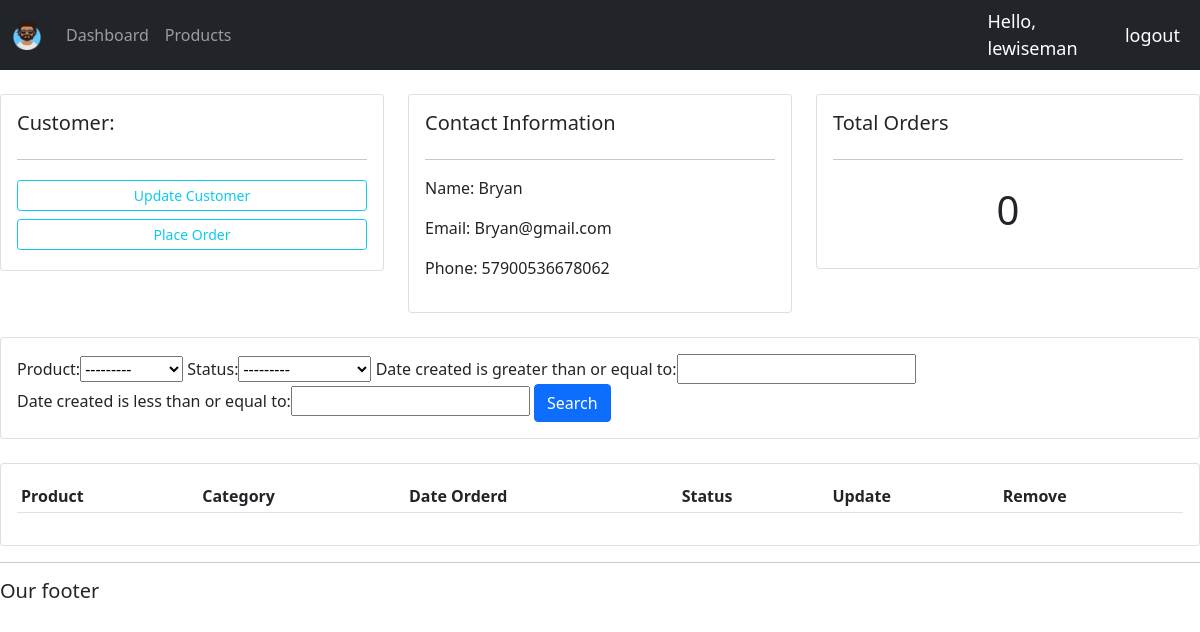
The page /customer/6 (signed in) on the database its author committed.
### accounts/models.py (models this page shows, shortened)
class Customer(models.Model):
    user = models.OneToOneField(User, null=True, blank=True, on_delete=models.CASCADE)
    name = models.CharField(max_length=200, null=True)
    phone = models.IntegerField(null=True)
    email = models.EmailField(null=True)
    profile_pic = models.ImageField(null=True, blank=True, default="defaultmages/profile.jpg", upload_to='profile_pics')
    date_created = models.DateTimeField(auto_now_add=True, null=True)

### accounts/decorators.py (the view)
        def wrapper_func(request, *args, **kwargs):
            group = None
            if request.user.groups.exists():
                group = request.user.groups.all()[0].name
            if group in allowed_roles:
                return view_func(request, *args, **kwargs)
            else:
                return HttpResponse('You are not authorized to view this page')

### accounts/models.py (called while the page is built)
    def __str__(self):
        return self.name

### accounts/views.py (called while the page is built)
@login_required(login_url='login')
@allowed_users(allowed_roles=['admin'])
def customer(request, pk):
    customer = Customer.objects.get(id=pk)
    orders = customer.order_set.all()
    order_count = customer.order_set.all().count()
    myFilter = OrderFilter(request.GET, queryset=orders)
    orders = myFilter.qs
    context = {'customer':customer, 'orders':orders, 'order_count':order_count, 'myFilter':myFilter}
    return render(request, 'accounts/customer.html', context)

### accounts/templates/accounts/customer.html (shortened to what this page needs)
{% extends 'accounts/base.html' %}
{% load static %}
{% block content %}
<br>
<div class="row">
    <div class="col-md">
        <div class="card card-body">
            <h5>Customer:</h5>
            <hr>
            <a class="btn btn-outline-info btn-sm btn-block my-1" href="">Update Customer</a>
            <a class="btn btn-outline-info btn-sm btn-block my-1" href="{% url 'create_order' customer.id %}">Place
                Order</a>
        </div>
    </div>
    <div class="col-md">
        <div class="card card-body">
            <h5>Contact Information</h5>
            <hr>
            <p>Name: {{ customer.name }}</p>
            <p>Email: {{ customer.email }}</p>
            <p>Phone: {{ customer.phone }}</p>
        </div>
    </div>
    <div class="col-md">
        <div class="card card-body">
            <h5>Total Orders</h5>
            <hr>
            <h1 style="text-align: center;padding: 10px">{{ order_count }}</h1>
        </div>
    </div>
</div>
<br>
<div class="row">
    <div class="col">
        <div class="card card-body">
            <form method="get">
                {{ myFilter.form }}
                <button class="btn btn-primary" type="submit">Search</button>
            </form>
        </div>
    </div>
</div>
<br>
<div class="row">
    <div class="col-md">
        <div class="card card-body">
            <table class="table table-sm">
                <tr>
                    <th>Product</th>
                    <th>Category</th>
                    <th>Date Orderd</th>
                    <th>Status</th>
                    <th>Update</th>
                    <th>Remove</th>
                </tr>
            </table>
        </div>
    </div>
</div>
{% endblock content %}

### accounts/templates/accounts/navbar.html (shortened to what this page needs)
{% load static %}
<nav class="navbar navbar-expand-lg navbar-dark bg-dark">
    <div class="container-fluid">
        <a class="navbar-brand" href="#">
            <img src="{% static 'images/favicon.png' %}" alt="face picture" width="30" height="30" class="d-inline-block align-top">
        </a>
        <div class="collapse navbar-collapse" id="navbarNav">
            <ul class="navbar-nav">
                {% if request.user.is_staff %}
                <li class="nav-item">
                    <a class="nav-link {% if request.resolver_match.url_name == 'home' %} active {% endif %}" href="{% url 'home' %}">Dashboard</a>
                </li>
                <li class="nav-item">
                    <a class="nav-link {% if request.resolver_match.url_name == 'products' %} active {% endif %}" href="{% url 'products' %}">Products</a>
                </li>
                {% else %}
                <li class="nav-item">
                    <a class="nav-link {% if request.resolver_match.url_name == 'account' %} active {% endif %}" href="{% url 'account' %}">Settings</a>
                </li>
                {% endif %}
            </ul>
        </div>
    </div>
    <span class="hello-msg">Hello, {{ request.user }}</span>
    <span><a  class="hello-msg" href="{% url 'logout' %}">logout</a></span>
</nav>

### static/css/main.css (style rules this page uses)
body { background-color: #ebeff5; }

### accounts/templates/accounts/navbar.html (style rules this page uses)
.hello-msg { font-size: 18px; color: white; margin-right: 20px; text-decoration: none; }

### rows shown on the page
Customer: name "Bryan", email "Bryan@gmail.com", phone "57900536678062"

### other values the page prints
{{ request.user }} "lewiseman"
{{ order_count }} "0"
